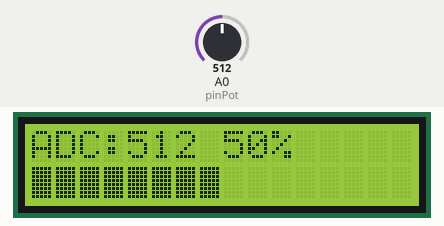
Bench run of a sketch on a simulated Arduino Uno, built with avr-gcc and run on an emulated ATmega328P. On the bench: 16×2 character LCD. The inputs (shaded band) are chosen by the test bench; at power-on: A0 (pinPot) = 512. What the sketch prints to the serial monitor is not drawn.

Above: at 1.2 s.
1.3 s: A0 (pinPot) set to 716
At 2.6 s:
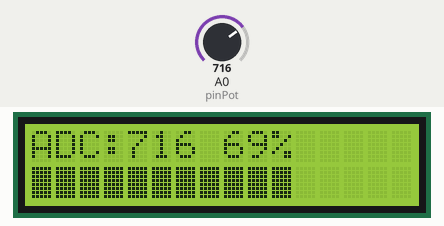
2.9 s: A0 (pinPot) set to 900
At 4.2 s:
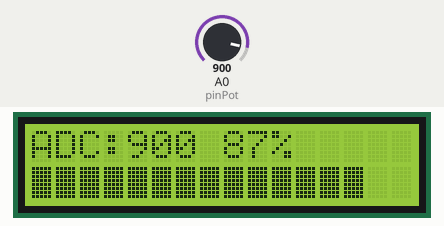
4.5 s: A0 (pinPot) set to 1004
At 5.9 s:
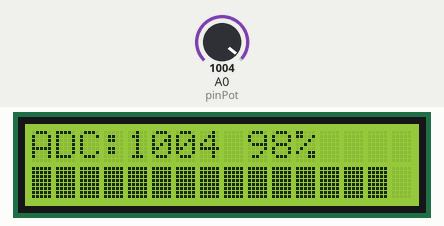
6.2 s: A0 (pinPot) set to 1023
At 6.9 s:
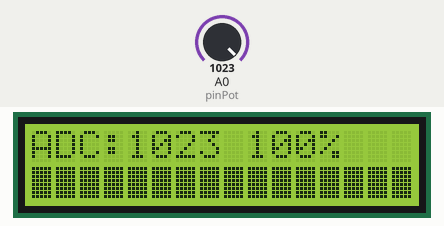
7.8 s: A0 (pinPot) set to 511
At 9.1 s:
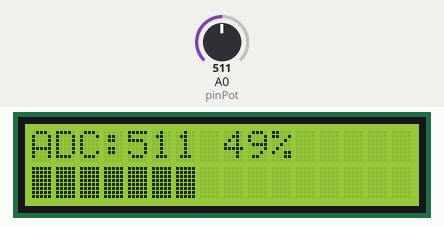
9.4 s: A0 (pinPot) set to 306
At 10.8 s:
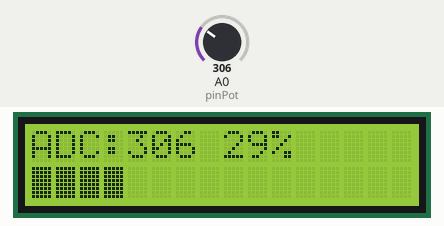
Timing chart, 0 to 12.0 s (numbered marks = the images above; inputs shaded):
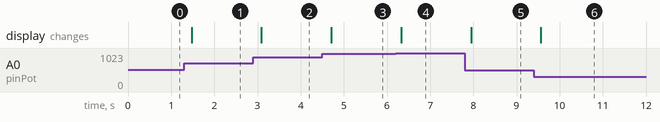

Measured:
- the behaviour switches between 1022 and 1023 on A0 (pinPot) (found by bisection; images 3 and 4)
- after the input at 1.3 s, the display: changes after 0.18 s (image 1)
- after the input at 2.9 s, the display: changes after 0.19 s (image 2)
- after the input at 4.5 s, the display: changes after 0.21 s (image 3)
- after the input at 6.2 s, the display: changes after 0.13 s (image 4)
- after the input at 7.8 s, the display: changes after 0.15 s (image 5)
- after the input at 9.4 s, the display: changes after 0.17 s (image 6)

The sketch:

Inter-Intergrated_Circuit.ino
```cpp
#include <Wire.h>
#include <LiquidCrystal_I2C.h>
#include <Arduino.h>

LiquidCrystal_I2C lcd(0x27, 16, 2);

const int pinPot = A0;

void setup() {
  Serial.begin(9600);
  lcd.init();
  lcd.backlight();
}

void loop() {
  int adc = analogRead(pinPot);

  float volt = adc * (5.0 / 1023.0);
  int persen = map(adc, 0, 1023, 0, 100);
  int bar = map(adc, 0, 1023, 0, 16);

  // ===== SERIAL MONITOR (FORMAT SESUAI SOAL) =====
  Serial.print("ADC: ");
  Serial.print(adc);
  Serial.print(" | Volt: ");
  Serial.print(volt, 2);
  Serial.print(" V | Persen: ");
  Serial.print(persen);
  Serial.println("%");

  // ===== LCD =====
  // Baris 1 → ADC & Persen
  lcd.setCursor(0, 0);
  lcd.print("ADC:");
  lcd.print(adc);
  lcd.print(" ");
  lcd.print(persen);
  lcd.print("%   "); // clear sisa

  // Baris 2 → Bar (level)
  lcd.setCursor(0, 1);
  for (int i = 0; i < 16; i++) {
    if (i < bar) {
      lcd.print((char)255);
    } else {
      lcd.print(" ");
    }
  }

  delay(200);
}
```
